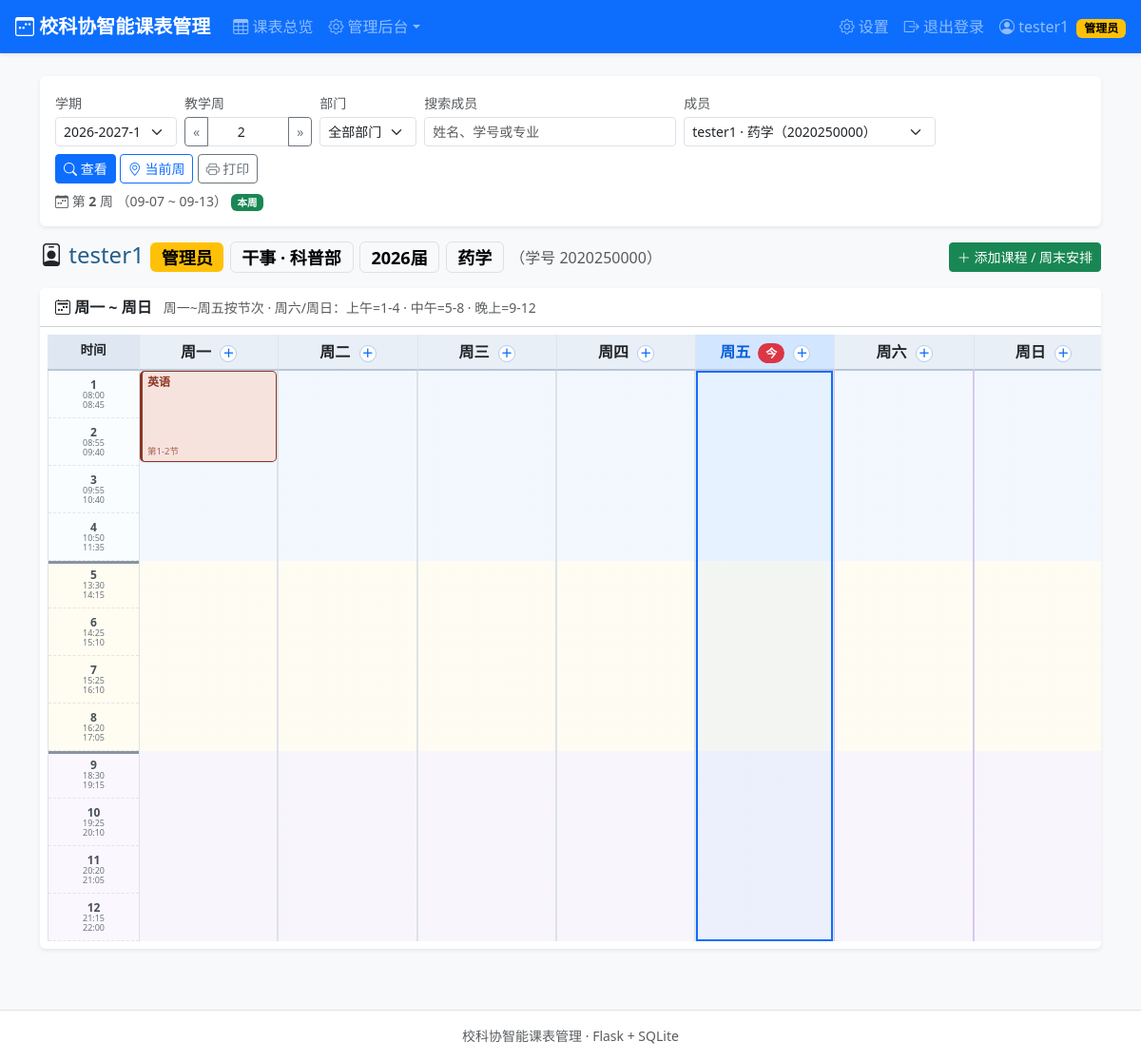
The app's page /schedule (signed in) with its own data.
### tables this page shows
CREATE TABLE users (
        id            INTEGER PRIMARY KEY AUTOINCREMENT,
        student_id    TEXT NOT NULL UNIQUE,
        password_hash TEXT NOT NULL,
        name          TEXT NOT NULL,
        identity      TEXT NOT NULL,               -- 主席/部长/干事
        department    TEXT,                        -- 主席可以为空
        cohort        INTEGER NOT NULL,            -- 届数，如 2026
        role          TEXT NOT NULL DEFAULT 'member',  -- admin/member
        created_at    TEXT NOT NULL
    , major TEXT NOT NULL DEFAULT '', gender TEXT NOT NULL DEFAULT '男', phone TEXT NOT NULL DEFAULT '');

CREATE TABLE courses (
        id            INTEGER PRIMARY KEY AUTOINCREMENT,
        user_id       INTEGER NOT NULL REFERENCES users(id)    ON DELETE CASCADE,
        semester_id   INTEGER NOT NULL REFERENCES semesters(id) ON DELETE CASCADE,
        name          TEXT NOT NULL,
        day           INTEGER NOT NULL,            -- 1-7 (周一..周日)
        start_period  INTEGER,                     -- 周一~周五 用节次
        end_period    INTEGER,
        weekend_slot  TEXT,                        -- 周六/周日 用时段 morning/noon/evening
        start_week    INTEGER NOT NULL,
        end_week      INTEGER NOT NULL,
        week_type     TEXT NOT NULL DEFAULT 'all', -- all/odd/even
        created_at    TEXT NOT NULL
    );

### app.py (the view)
@app.route("/schedule")
@login_required
def schedule():
    me = get_current_user()
    semester = resolve_semester(request.args.get("semester_id", type=int))
    total_weeks = semester["total_weeks"] if semester else 0
    week = request.args.get("week", type=int)
    if semester is None:
        week = 1
    elif not week or week < 1:
        week = current_week(semester)
    elif week > total_weeks:
        week = total_weeks
    target_id = request.args.get("user", type=int)
    target = None
    if target_id:
        target = query_one("SELECT * FROM users WHERE id = ?", (target_id,))
    if target is None:
        target = me
        target_id = me["id"]
    manageable = (me["role"] == "admin") or (target_id == me["id"])
    member_search = (request.args.get("member_search") or "").strip()
    if member_search:
        like = f"%{member_search}%"
        members = query(
            "SELECT * FROM users WHERE name LIKE ? OR student_id LIKE ? OR major LIKE ? "
            "ORDER BY name ASC, student_id ASC",
            (like, like, like),
        )
    else:
        members = query("SELECT * FROM users ORDER BY name ASC, student_id ASC")
    departments = DEPARTMENTS + ["无部门"]
    grid_layout = {d: [] for d in range(1, 8)}
    if semester:
        rows = query(
            "SELECT * FROM courses WHERE user_id=? AND semester_id=?",
            (target_id, semester["id"]),
        )
        for r in rows:
            if not course_in_week(r, week):
                continue
            d = r["day"]
            if d <= 5 and r["start_period"]:
                grid_layout[d].append(dict(r))
            elif d >= 6 and r["weekend_slot"] in WEEKEND_SLOT_BLOCKS:
                b = WEEKEND_SLOT_BLOCKS[r["weekend_slot"]]
                it = dict(r)
                it["start_period"] = b[0]
                it["end_period"] = b[1]
                grid_layout[d].append(it)
    for d in range(1, 8):
        grid_layout[d] = layout_day(grid_layout[d])
    today_col = None
    current_week_no = 1
    week_start = week_end = None
    if semester:
        current_week_no = current_week(semester)
        wstart = parse_date(semester["start_date"])
        if wstart:
            ws = wstart + timedelta(days=(week - 1) * 7)
            week_start = ws
            week_end = ws + timedelta(days=6)
            today = date.today()
            if ws.toordinal() <= today.toordinal() <= week_end.toordinal():
                today_col = (today.isoweekday() % 7) or 7
    return render_template(
        "schedule.html",
        me=me,
        target=target,
        target_color=stable_color(target["name"] + "-" + str(target["id"]))[1],
        members=members,
        member_search=member_search,
        departments=departments,
        semester=semester,
        semesters=query("SELECT * FROM semesters ORDER BY id DESC"),
        week=week,
        total_weeks=total_weeks,
        grid_layout=grid_layout,
        course_style=course_style,
        manageable=manageable,
        today_col=today_col,
        today_marker=date.today().isoformat(),
        current_week_no=current_week_no,
        week_start=week_start,
        week_end=week_end,
        row_h=ROW_H,
        WEEK_NAMES=WEEK_NAMES,
        WEEKEND_SLOTS=WEEKEND_SLOTS,
        period_times=PERIOD_TIMES,
    )

### templates/schedule.html (shortened to what this page needs)
{% extends "base.html" %}
{% macro su(sem, w, u) -%}
  {{ url_for('schedule',
     semester_id=(sem if sem is not none else (semester.id if semester else none)),
     week=(w if w is not none else week),
    user=(u if u is not none else target.id),
    member_search=member_search) }}
{%- endmacro %}
{% block content %}
<div class="card shadow-sm mb-3 d-print-none">
  <div class="card-body py-3">
    <form method="get" action="{{ url_for('schedule') }}" id="scheduleFilterForm" class="row g-2 align-items-end">
      <div class="col-auto">
        <label class="form-label small mb-1 text-muted">学期</label>
        <select class="form-select form-select-sm" name="semester_id" id="semesterSelect">
          {% for s in semesters %}
          <option value="{{ s.id }}" {% if semester and s.id == semester.id %}selected{% endif %}>{{ s.name }}</option>
          {% endfor %}
        </select>
      </div>
      <div class="col-auto">
        <label class="form-label small mb-1 text-muted">教学周</label>
        <div class="input-group input-group-sm">
          <a class="btn btn-outline-secondary {{ 'disabled' if week <= 1 }}"
             href="{{ su(semester.id if semester else none, week-1, none) }}">«</a>
          <input type="number" class="form-control text-center" style="width:86px" name="week" id="weekInput"
                 value="{{ week }}" min="1" max="{{ total_weeks or 1 }}">
          <a class="btn btn-outline-secondary {{ 'disabled' if week >= total_weeks }}"
             href="{{ su(semester.id if semester else none, week+1, none) }}">»</a>
        </div>
      </div>
      <div class="col-auto">
        <label class="form-label small mb-1 text-muted">部门</label>
        <select class="form-select form-select-sm" id="deptFilter">
          <option value="all">全部部门</option>
        </select>
      </div>
      <div class="col-md-3">
        <label class="form-label small mb-1 text-muted">搜索成员</label>
        <input class="form-control form-control-sm" type="search" name="member_search"
               value="{{ member_search }}" placeholder="姓名、学号或专业">
      </div>
      <div class="col-md-3">
        <label class="form-label small mb-1 text-muted">成员</label>
        <select class="form-select form-select-sm" name="user" id="memberSelect">
          {% for m in members %}
          <option value="{{ m.id }}" data-dept="{{ m.department or '' }}"
                  {% if m.id == target.id %}selected{% endif %}>{{ m.name }}{% if m.major %} · {{ m.major }}{% endif %}（{{ m.student_id }}）</option>
          {% endfor %}
        </select>
      </div>
      <div class="col-auto">
        <button class="btn btn-sm btn-primary" type="submit"><i class="bi bi-search"></i> 查看</button>
        <a class="btn btn-sm btn-outline-primary" href="{{ su(semester.id if semester else none, current_week_no, target.id) }}"
           title="回到系统日期计算的当前周"><i class="bi bi-geo-alt"></i> 当前周</a>
        <a class="btn btn-sm btn-outline-secondary" href="javascript:window.print()"><i class="bi bi-printer"></i> 打印</a>
      </div>
    </form>
    {% if semester %}
    <div class="mt-2 small text-muted d-print-none">
      <i class="bi bi-calendar-week"></i> 第 <strong>{{ week }}</strong> 周
      {% if week_start %}（{{ week_start.strftime('%m-%d') }} ~ {{ week_end.strftime('%m-%d') }}）{% endif %}
      {% if week == current_week_no %}<span class="badge text-bg-success">本周</span>{% endif %}
    </div>
    {% endif %}
  </div>
</div>
<div class="d-flex flex-wrap align-items-center gap-2 mb-3">
  <h4 class="mb-0"><i class="bi bi-person-badge"></i>
    <span style="color:{{ target_color }}">{{ target.name }}</span>
  {% if target.role == 'admin' %}<span class="badge text-bg-warning align-middle">管理员</span>{% endif %}
    <span class="badge text-bg-light border align-middle">
      {{ target.identity }}
      {% if target.identity == '主席' %} <i class="bi bi-star-fill text-warning"></i>
      {% elif target.department %} · {{ target.department }}
      {% endif %}
    </span>
    <span class="badge text-bg-light border align-middle">{{ target.cohort }}届</span>
    {% if target.major %}<span class="badge text-bg-light border align-middle">{{ target.major }}</span>{% endif %}
    <span class="text-muted fs-6 fw-normal">（学号 {{ target.student_id }}）</span>
  </h4>
  <div class="ms-auto d-print-none">
    {% if manageable and semester %}
      <a class="btn btn-success btn-sm" href="{{ url_for('course_new', semester_id=semester.id, week=week, user=target.id) }}">
        <i class="bi bi-plus-lg"></i> 添加课程 / 周末安排
      </a>
    {% elif manageable and not semester %}
      <span class="text-muted small">需先由管理员创建学期，方可录入课程</span>
    {% endif %}
  </div>
</div>
{% if not semester %}
  <div class="alert alert-warning shadow-sm">
    <i class="bi bi-exclamation-triangle"></i> 尚未创建学期，请 <a href="{{ url_for('admin_semesters') }}" class="alert-link">管理员前往学期管理</a> 创建并激活学期。
  </div>
{% else %}
<div class="card shadow-sm mb-3">
  <div class="card-header bg-white py-2">
    <strong><i class="bi bi-calendar2-week"></i> 周一 ~ 周日</strong>
    <span class="text-muted small ms-2">周一~周五按节次 · 周六/周日：上午=1-4 · 中午=5-8 · 晚上=9-12</span>
  </div>
  <div class="card-body p-2 overflow-auto">
    {% set has_any = grid_layout[1] or grid_layout[2] or grid_layout[3] or grid_layout[4] or grid_layout[5]
                     or grid_layout[6] or grid_layout[7] %}
    {% if not has_any %}
      <div class="text-center text-muted py-4">
        <i class="bi bi-inbox" style="font-size:2rem"></i>
        <p class="mb-0 mt-2">本周（第{{ week }}周）没有任何课程 / 安排记录</p>
      </div>
    {% else %}
    <div class="tt-grid">
      <div class="tt-head time-head">时间</div>
      {% for d in range(1, 8) %}
      <div class="tt-head day-head {{ 'today' if today_col == d else '' }}">{{ WEEK_NAMES[d] }}
        {% if today_col == d %}<span class="badge text-bg-danger rounded-pill ms-1">今</span>{% endif %}
        {% if manageable and semester %}
          <a class="tt-add d-print-none" href="{{ url_for('course_new', semester_id=semester.id, week=week, user=target.id, day=d) }}"
             title="在{{ WEEK_NAMES[d] }}添加">＋</a>
        {% endif %}
      </div>
      {% endfor %}
      <div class="tt-axis" style="height:{{ 12*row_h }}px">
        {% for sec, label in [('morning','上午'),('afternoon','下午'),('evening','晚上')] %}
          {% set lo = {'morning':1,'afternoon':5,'evening':9}[sec] %}
          {% set hi = {'morning':4,'afternoon':8,'evening':12}[sec] %}
          <div class="axis-sec sec-{{ sec }}">
            {% for p in range(lo, hi+1) %}
            <div class="axis-cell">
              <span class="ax-no">{{ p }}</span>
              <span class="ax-time">{{ period_times[p][0] }}<br>{{ period_times[p][1] }}</span>
            </div>
            {% endfor %}
          </div>
        {% endfor %}
      </div>
      {% for d in range(1, 8) %}
      <div class="tt-col {{ 'today' if today_col == d else '' }} {{ 'is-weekend' if d >= 6 else '' }}"
           style="height:{{ 12*row_h }}px">
        {% for cell in grid_layout[d] %}
          {% set r = cell.item %}
          {% if r.weekend_slot %}
            {% set sub = WEEKEND_SLOTS[r.weekend_slot] %}
          {% else %}
            {% set sub = '第%d-%d节'|format(r.start_period, r.end_period) if r.start_period != r.end_period else '第%d节'|format(r.start_period) %}
          {% endif %}
          <div class="tt-item {{ 'tt-item-weekend' if r.weekend_slot else '' }}"
               style="top:{{ cell.top }}px;height:{{ cell.height }}px;left:{{ cell.left }}%;width:{{ cell.width }}%;
                      {{ course_style(r) }}"
               title="{{ r.name }} · {{ sub }} · {{ week_text(r.start_week, r.end_week, r.week_type) }}">
            <div class="ti-body">
              <div class="ti-name">{{ r.name }}</div>
              <div class="ti-sub">{{ sub }}</div>
            </div>
          </div>
        {% endfor %}
      </div>
      {% endfor %}
    </div>
    {% endif %}
  </div>
</div>
{% endif %}
{% endblock %}

### templates/base.html (shortened to what this page needs)
<!DOCTYPE html>
<html lang="zh-CN">
<head>
  <link href="https://cdn.jsdelivr.net/npm/bootstrap@5.3.3/dist/css/bootstrap.min.css" rel="stylesheet">
  <link href="https://cdn.jsdelivr.net/npm/bootstrap-icons@1.11.3/font/bootstrap-icons.min.css" rel="stylesheet">
  <link href="{{ url_for('static', filename='style.css') }}" rel="stylesheet">
</head>
<body class="bg-light">
{% if session.get('user_id') %}
<nav class="navbar navbar-expand-lg navbar-dark bg-primary shadow-sm sticky-top">
  <div class="container-fluid px-3">
    <a class="navbar-brand fw-bold" href="{{ url_for('schedule') }}">
      <i class="bi bi-calendar3-week"></i> 校科协智能课表管理
    </a>
    <div class="collapse navbar-collapse" id="navMain">
      <ul class="navbar-nav me-auto">
        <li class="nav-item"><a class="nav-link" href="{{ url_for('schedule') }}"><i class="bi bi-table"></i> 课表总览</a></li>
        {% if session.get('role') == 'admin' %}
        <li class="nav-item dropdown">
          <a class="nav-link dropdown-toggle" href="#" role="button" data-bs-toggle="dropdown"><i class="bi bi-gear"></i> 管理后台</a>
        </li>
        {% endif %}
      </ul>
      <ul class="navbar-nav">
        <li class="nav-item"><a class="nav-link" href="{{ url_for('settings') }}"><i class="bi bi-gear"></i> 设置</a></li>
        <li class="nav-item">
          <a class="nav-link" href="{{ url_for('logout') }}"><i class="bi bi-box-arrow-right"></i> 退出登录</a>
        </li>
      </ul>
      <span class="navbar-text ms-2">
        <i class="bi bi-person-circle"></i> {{ session.get('name') }}
        {% if session.get('role') == 'admin' %}<span class="badge text-bg-warning ms-1">管理员</span>{% endif %}
      </span>
    </div>
  </div>
</nav>
{% endif %}
<main class="container py-4">
  {% block content %}{% endblock %}
</main>
<footer class="text-center text-muted small py-3 border-top bg-white mt-4">
  校科协智能课表管理 · Flask + SQLite
</footer>
</body>
</html>

### records on screen
users: get "tester1", name "tester1", identity "干事", department "科普部", cohort "2026", major "药学", student_id "2020250000"
courses: name "英语"

### other values on screen
{{ week }} "2"
{{ week_start.strftime('%m-%d') }} "09-07"
{{ week_end.strftime('%m-%d') }} "09-13"
{{ WEEK_NAMES[d] }} "周一" "周二" "周三" "周四" "周五" "周六" "周日"
{{ p }} "1" "2" "3" "4" "5" "6" "7" "8" "9" "10" "11" "12"
{{ period_times[p][0] }} "08:00" "08:55" "09:55" "10:50" "13:30" "14:25" "15:25" "16:20" "18:30" "19:25" "20:20" "21:15"
{{ period_times[p][1] }} "08:45" "09:40" "10:40" "11:35" "14:15" "15:10" "16:10" "17:05" "19:15" "20:10" "21:05" "22:00"
{{ sub }} "第1-2节"
form field semester_id "2026-2027-1"
form field user "tester1 · 药学（2020250000）"
